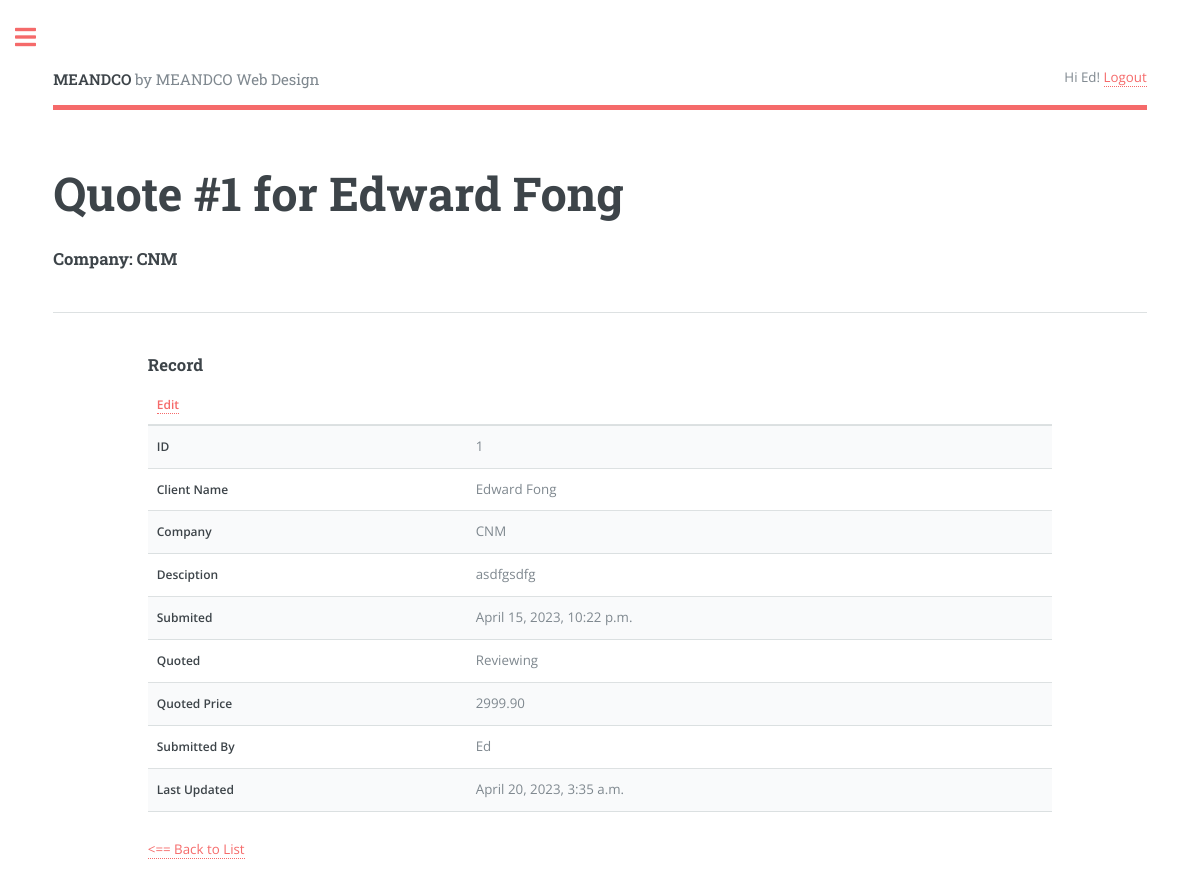
/quote/1/ (signed in), run on the app's committed database.
### quote/models.py (models this page shows, shortened)
class Quote(models.Model):
    class Status(models.TextChoices):
        PENDING = 'Pending'
        REVIEWING = 'Reviewing'
        APPROVED = 'Approved'
    class Priority(models.TextChoices):
        URGENT  = 'UG', _('Urgent - 1 to week or less')
        NORMAL  = 'NM', _('Normal - 2 to 4 weeks')
        LOW     = 'LW', _('Low - Still Researching')
    name = models.CharField(max_length=250)
    requester = models.ForeignKey(User,
                                  on_delete=models.CASCADE, related_name='quotes')
    position = models.CharField(max_length=250, null=True,
                                blank=True)
    company = models.CharField(max_length=250, null=True,
                               blank=True)
    address = models.CharField(max_length=250, null=True,
                               blank=True)
    phone = models.CharField(max_length=30)
    email = models.EmailField(max_length=250)
    web_address = models.CharField(max_length=250, null=True,
                                   blank=True)
    description = models.TextField()
    created = models.DateTimeField(auto_now_add=True)
    updated = models.DateTimeField(auto_now=True)
    stat = models.CharField(max_length=20,
                              choices=Status.choices,
                              default=Status.PENDING)
    priority = models.CharField(max_length=2,
                                choices=Priority.choices,
                                default=Priority.NORMAL)
    quoted_price = models.DecimalField(max_digits=250,decimal_places=2,
                                    null=True, blank=True)
    jobfile = models.FileField(upload_to="jobfiles/", null=True, blank=True)
    class Meta:
        ordering = ['created']
        indexes = [
            models.Index(fields=['created'])
        ]

### quote/views.py (the view)
# urls.py: path('quote/<int:quote_id>/', views.quote_detail, name='quote_detail'),
@login_required(login_url='login')
def quote_detail(request, quote_id):
    quote = get_object_or_404(Quote, pk=quote_id)
    context = {'quote': quote}
    return render(request, 'quote/quote_detail.html', context)

### quote/templates/quote/quote_detail.html (shortened to what this page needs)
{% extends "base.html" %}
{% load quote_extras %}
{% block header %}Quote #{{ quote.id }} for {{ quote.name }}{% endblock %}
{% block h4 %}Company: {{ quote.company }}{% endblock h4 %}
{% block content %}
  <h3>Record</h3>
    <div class="table-wrapper">
        <table>
            <thead>
            <tr>
                {% if request.user.is_superuser   or request.user|is_in_testing_group %}<th><a href="{% url 'quote_edit' quote.id %}">Edit<a/></th>{% endif %}
            </tr>
            </thead>
            <tbody>
                <tr>
                    <th>ID</th><td>{{ quote.id }}</td>
                </tr>
                <tr>
                    <th>Client Name</th><td>{{ quote.name }}</td>
                </tr>
                <tr>
                    <th>Company</th><td>{{ quote.company }} </td>
                </tr>
                <tr>
                    <th>Desciption</th><td>{{ quote.description }} </td>
                </tr>
                <tr>
                    <th>Submited</th><td>{{ quote.created }}</td>
                </tr>
                <tr>
                    <th>Quoted</th><td>{{ quote.stat }}</td>
                </tr>
                <tr>
                    <th>Quoted Price</th><td>{% if quote.quoted_price  %}{{ quote.quoted_price }} {% else %}--{% endif %}</td>
                </tr>
                <tr>
                    <th>Submitted By</th><td>{{ quote.requester | title }}</td>
                </tr>
                <tr>
                    <th>Last Updated</th><td>{{ quote.updated }}</td>
                </tr>
          </tbody>
        </table>
        <p><a href="{% url 'quotes_list' %}"><== Back to List</a></p>
     </div>
{% endblock %}

### quote/templates/base.html (shortened to what this page needs)
{% load static %}
<!DOCTYPE html>
<html lang="en">
<head>
    <link href="{% static 'assets/css/main.css' %}" rel="stylesheet">
    <link rel="stylesheet" href="{% static 'assets/css/fontawesome-all.min.css' %}" />
</head>
<body>
    <body class="is-preload">
        <div id="wrapper">
            <div id="main">
              <div class="inner">
                  <header id="header">
                    <a href="{% url 'home' %}" class="logo"><strong>MEANDCO</strong> by MEANDCO Web Design</a>
                    <ul class="icons">
                      {% if request.user.is_authenticated %}
                      Hi {{ request.user.first_name|default:request.user.username|title }}! <a href="{% url 'logout' %}">Logout</a>
                      {% else %}
                      Not logged in. <a href="{% url 'login' %}">Log-in</a>
                      {% endif %}
                    </ul>
                  </header>
                  <section>
                    <header class="main">
                      <h1>{% block header %}{% endblock header %}</h1>
                      <h3>{% block h4 %}{% endblock h4 %}</h3>
                    </header>
                    <hr class="major" />
                      <div class="row gtr-200">
                        <div class="col-1 col-12-medium">
                        </div>
                          <div class="col-10 col-12-medium">
                          {% block content %}
                          {% endblock %}
                        </div>
                      </div>
                  </section>
              </div>
            </div>
        </div>
</body>
</html>

### data on the page
Quote: id "1", name "Edward Fong", company "CNM", description "asdfgsdfg", created "April 15, 2023, 10:22 p.m.", stat "Reviewing", quoted_price "2999.90", requester "Ed", updated "April 20, 2023, 3:35 a.m."

### other printed values
{{ request.user.first_name|default:request.user.username|title }} "Ed"
